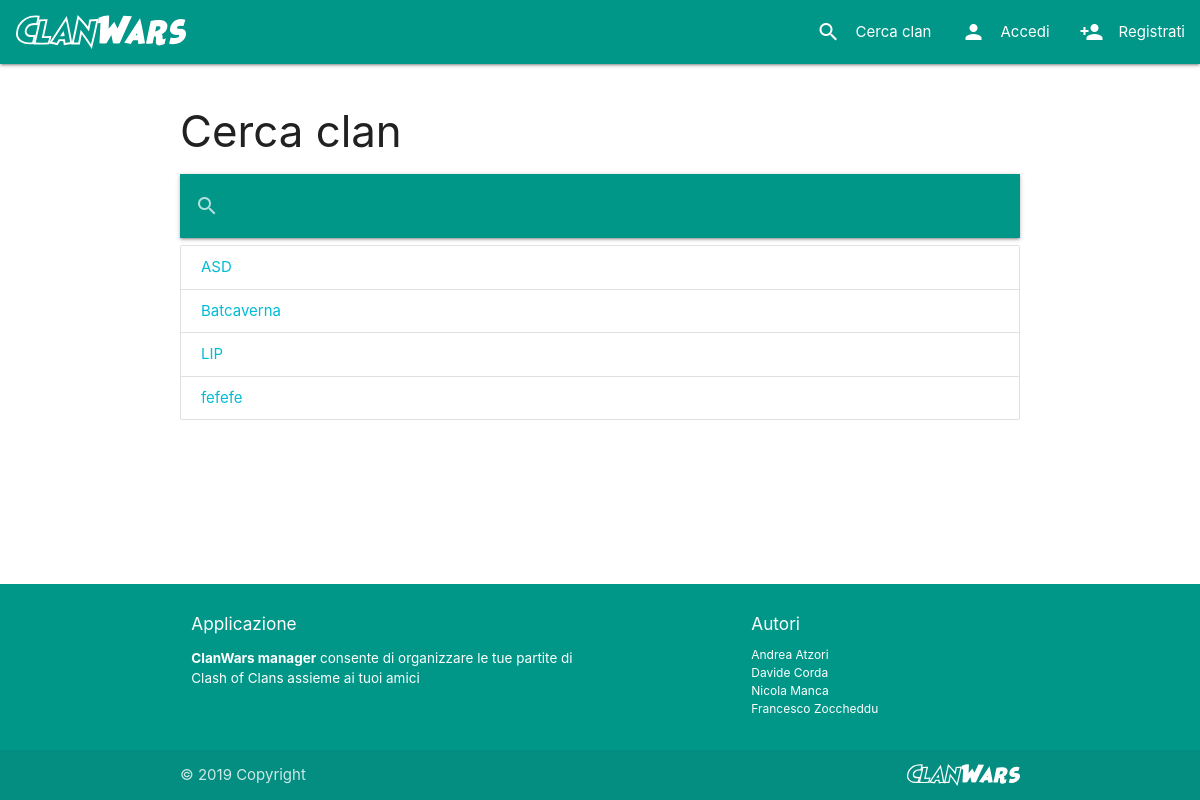
The page /clans/ on the database as committed earlier.
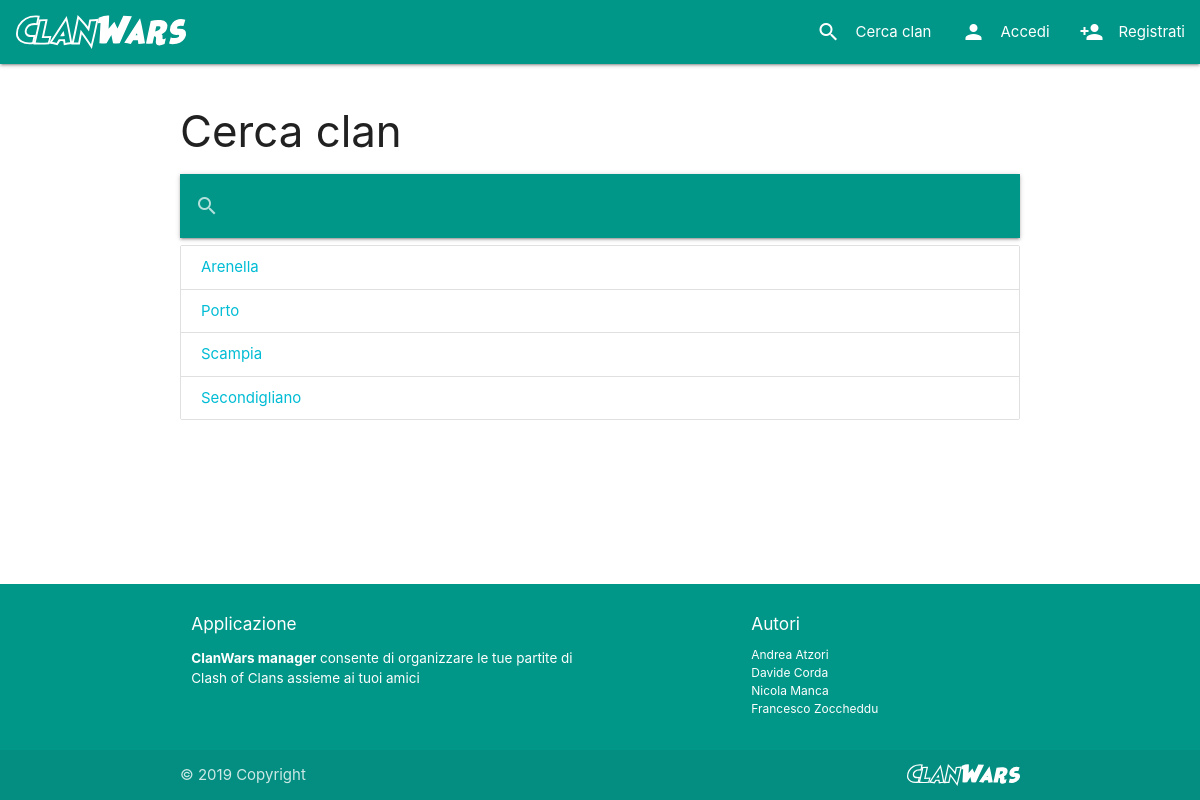
The same page on the database as committed later.
### manager/models.py (models this page shows, shortened)
class Clan(models.Model):
    name = models.CharField(max_length=30, verbose_name="Nome")
    clanMaster = models.OneToOneField(User, on_delete=models.CASCADE, related_name="+", null=False, blank=False)
    maxMembers = models.PositiveSmallIntegerField(default=20, validators=[MinValueValidator(1), MaxValueValidator(50)], verbose_name="Numero massimo di membri")
    def get_absolute_url(self):
        return reverse("clans_details", kwargs={'pk': self.pk})

### manager/views/clans.py (the view)
# urls.py: path(r'', ClanListView.as_view(), name='clans_list'),
class ClanListView(ListView):
    template_name = "clans/list.html"
    paginate_by = 4
    context_object_name = "clans"
    def get_queryset(self):
        query = self.request.GET.get("q")
        if query is not None:
            queryset = Clan.objects.filter(name__icontains=query)
        else:
            queryset = Clan.objects.all()
        queryset = queryset.order_by('name')
        return queryset

### manager/templatetags/postlinks.py (called while the page is built)
@register.inclusion_tag("commons/tags/hiddenform.html")
def hiddenform():
    return {"id": _form_id, "action": "."}

### manager/templatetags/toasts.py (called while the page is built)
@register.simple_tag()
def toast_if(condition, message, icon=None):
    return mark_safe(render_to_string("commons/tags/toast.html", toast(message, icon)) if condition else "")

### manager/templates/clans/list.html (shortened to what this page needs)
{% extends 'base.html' %}
  {% block content %}
  <h3>Cerca clan</h3>
  <nav>
    <div class="nav-wrapper">
      <form>
        <div class="input-field">
          <input id="search" type="search" name="q" value="{{request.GET.q}}">
          <label class="label-icon" for="search"><i class="material-icons">search</i></label>
          <i class="material-icons">close</i>
        </div>
      </form>
    </div>
  </nav>
  <div class="collection">
    {% for clan in clans %}
      <a class="collection-item waves-effect" href="{{clan.get_absolute_url}}">
        {{clan.name}}
      </a>
    {% endfor %}
  </div>
  {% load toasts %}
{% endblock %}

### manager/templates/base.html (shortened to what this page needs)
{% load static %}
<!doctype html>
<html>
<head>
  <link type="text/css" rel="stylesheet" href="{% static "css/materialize.min.css" %}" media="screen,projection" />
  <link type="text/css" rel="stylesheet" href="{% static "css/style.css" %}" media="screen,projection" />
</head>
<body>
  <header>
    {% include "commons/navbar.html" %}
  </header>
  <main>
    <div class="container">
      <div class="section">
        {% block content %}{% endblock%}
      </div>
    </div>
  </main>
  {% include "commons/footer.html" %}
</body>
</html>

### manager/templates/commons/navbar.html (shortened to what this page needs)
{% load static %}
{% load postlinks %}
<nav>
    <div class="nav-wrapper">
        <a href="{% url 'home' %}" class="brand-logo">
            <img class="logo-img" src="{% static "images/logotype.svg" %}">
        </a>
        <ul class="right hide-on-med-and-down">
            <li class="waves-effect">
                <a href="{% url 'clans_list' %}">
                    <i class="material-icons left">search</i>
                    Cerca clan
                </a>
            </li>
            {% if request.user.is_authenticated %}
            <li>
                <a class="dropdown-trigger waves-effect no-autoinit" href="#!" data-target="logout-dropdown">
                    <i class="material-icons left">person</i>
                    {{user.username}}
                    <i class="material-icons right">arrow_drop_down</i>
                </a>
            </li>
            {% else %}
            <li class="waves-effect">
                <a href="{% url 'user_login' %}">
                    <i class="material-icons left">person</i>
                    Accedi
                </a>
            </li>
            <li class="waves-effect">
                <a href="{% url 'user_signup' %}">
                    <i class="material-icons left">person_add</i>
                    Registrati
                </a>
            </li>
            {% endif %}
        </ul>
    </div>
</nav>

### manager/templates/commons/footer.html
{% load static %}
<footer class="page-footer">
    <div class="container">
        <div class="row">
            <div class="col l6 s12">
                <h6>Applicazione</h6>
                <p class="description">
                    <b>ClanWars manager</b> consente di organizzare le tue partite di Clash of Clans assieme ai tuoi amici
                </p>
            </div>
            <div class="col l4 offset-l2 s12">
                <h6>Autori</h6>
            <ul class="authors">
                    <li>Andrea Atzori</li>
                    <li>Davide Corda</li>
                    <li>Nicola Manca</li>
                    <li>Francesco Zoccheddu</li>
                </ul>
            </div>
        </div>
    </div>
    <div class="footer-copyright">
        <div class="container">
            © 2019 Copyright
            <img class="logotype right" src="{% static "images/logotype.svg" %}">
        </div>
    </div>
</footer>

### manager/static/css/style.css (style rules this page uses)
.logo-img { max-height: 64px !important; padding: 15px 0 !important; margin-left: 0.5em; margin-right: 0.5em; }
footer .logotype { max-height: 1.5em !important; }
footer .authors { font-size: 0.8em; }
footer .description { font-size: 0.9em; }
footer.page-footer { margin-top: 6em; }
body { display: flex; min-height: 100vh; flex-direction: column; }
main { flex: 1 0 auto; }

Rows that differ between the two databases and show on the page:
removed Clan: name "fefefe"
changed Clan: name "LIP" → "Arenella"; moves up the list
added Clan: name "Porto"
changed Clan: name "Batcaverna" → "Scampia"; moves down the list
changed Clan: name "ASD" → "Secondigliano"
